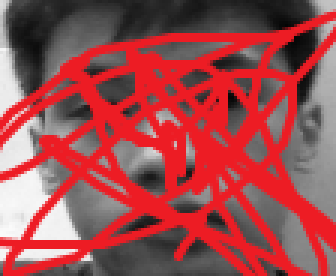
#> input picture Photo Finder/face_data/Null/DONT_ERASE_THIS.png, 112 x 92 px, given in place of the camera (shown 3 times larger)
$ python HSV_value_picker.py
#> lines starting #> are read from the running program, lines starting #| are printed output that depends on the picture; after the words box and inside, x2 and y2 are one past the last pixel; in counts of white or black regions, pixels touching at a corner belong together
#ryaniraola

import cv2
import numpy as np


cap = cv2.VideoCapture(0)

def nothing(x):
    pass
# Creating a window for later use
cv2.namedWindow('result')

# Starting with 100's to prevent error while masking
h,s,v = 100,100,100

# Creating track bar
cv2.createTrackbar('h', 'result',0,179,nothing)
#> slider 'h' is set to 59
cv2.createTrackbar('s', 'result',0,255,nothing)
#> slider 's' is set to 85
cv2.createTrackbar('v', 'result',0,255,nothing)
#> slider 'v' is set to 85

while(1):

    _, frame = cap.read()
#> frame is the input picture: shape (92, 112, 3); mean B, G, R 78.8, 75.7, 157.4

    #converting to HSV
    hsv = cv2.cvtColor(frame,cv2.COLOR_BGR2HSV)
#> hsv: shape (92, 112, 3); mean H, S, V 80.3, 92.8, 157.4

    # get info from track bar and appy to result
    h = cv2.getTrackbarPos('h','result')
    s = cv2.getTrackbarPos('s','result')
    v = cv2.getTrackbarPos('v','result')

    # Normal masking algorithm
    lower_blue = np.array([h,s,v])
    upper_blue = np.array([180,255,255])

    mask = cv2.inRange(hsv,lower_blue, upper_blue)
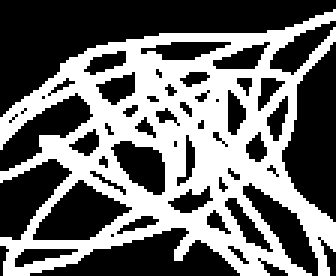
#> mask: shape (92, 112) (shown 3 times larger); 43% white; 1 white region, box (x1, y1, x2, y2) and area: (0, 3, 112, 92) 4434

    result = cv2.bitwise_and(frame,frame,mask = mask)
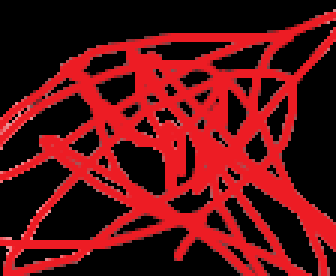
#> result: shape (92, 112, 3) (shown 3 times larger); mean B, G, R 18.5, 15.4, 96.2

    cv2.imshow('result',result)

    k = cv2.waitKey(5) & 0xFF
#> (key Esc is pressed here)
    if k == 27:
        break

cap.release()

cv2.destroyAllWindows()
